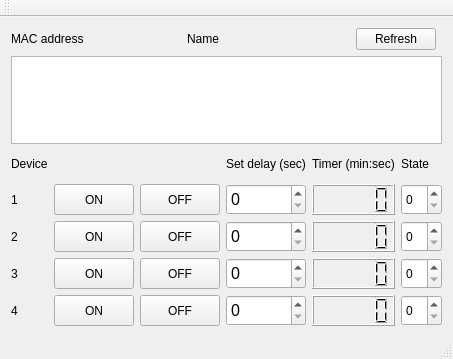
<?xml version="1.0" encoding="UTF-8"?>
<ui version="4.0">
 <class>MainWindow</class>
 <widget class="QMainWindow" name="MainWindow">
  <property name="geometry">
   <rect>
    <x>0</x>
    <y>0</y>
    <width>434</width>
    <height>359</height>
   </rect>
  </property>
  <property name="windowTitle">
   <string>Bluetooth Relay Controller</string>
  </property>
  <widget class="QWidget" name="centralWidget">
   <layout class="QGridLayout" name="gridLayout_2">
    <item row="0" column="0">
     <layout class="QHBoxLayout" name="horizontalLayout">
      <item>
       <widget class="QLabel" name="label_9">
        <property name="text">
         <string>MAC address</string>
        </property>
       </widget>
      </item>
      <item>
       <spacer name="horizontalSpacer">
        <property name="orientation">
         <enum>Qt::Horizontal</enum>
        </property>
        <property name="sizeType">
         <enum>QSizePolicy::Fixed</enum>
        </property>
        <property name="sizeHint" stdset="0">
         <size>
          <width>97</width>
          <height>20</height>
         </size>
        </property>
       </spacer>
      </item>
      <item>
       <widget class="QLabel" name="label_10">
        <property name="text">
         <string>Name</string>
        </property>
       </widget>
      </item>
      <item>
       <spacer name="horizontalSpacer_2">
        <property name="orientation">
         <enum>Qt::Horizontal</enum>
        </property>
        <property name="sizeHint" stdset="0">
         <size>
          <width>40</width>
          <height>20</height>
         </size>
        </property>
       </spacer>
      </item>
     </layout>
    </item>
    <item row="0" column="1">
     <widget class="QPushButton" name="find">
      <property name="text">
       <string>Refresh</string>
      </property>
     </widget>
    </item>
    <item row="1" column="0" colspan="3">
     <widget class="QListWidget" name="devicesList">
      <property name="font">
       <font>
        <italic>false</italic>
        <strikeout>false</strikeout>
        <stylestrategy>PreferDefault</stylestrategy>
        <kerning>true</kerning>
       </font>
      </property>
      <property name="inputMethodHints">
       <set>Qt::ImhNone</set>
      </property>
      <property name="sortingEnabled">
       <bool>true</bool>
      </property>
     </widget>
    </item>
    <item row="2" column="0" colspan="3">
     <layout class="QGridLayout" name="gridLayout">
      <item row="0" column="4" rowspan="5">
       <layout class="QVBoxLayout" name="verticalLayout_2">
        <item>
         <widget class="QLabel" name="label_8">
          <property name="text">
           <string>Timer (min:sec)</string>
          </property>
         </widget>
        </item>
        <item>
         <widget class="QLCDNumber" name="display_1">
          <property name="minimumSize">
           <size>
            <width>0</width>
            <height>31</height>
           </size>
          </property>
         </widget>
        </item>
        <item>
         <widget class="QLCDNumber" name="display_2">
          <property name="minimumSize">
           <size>
            <width>0</width>
            <height>31</height>
           </size>
          </property>
         </widget>
        </item>
        <item>
         <widget class="QLCDNumber" name="display_3">
          <property name="minimumSize">
           <size>
            <width>0</width>
            <height>31</height>
           </size>
          </property>
         </widget>
        </item>
        <item>
         <widget class="QLCDNumber" name="display_4">
          <property name="minimumSize">
           <size>
            <width>0</width>
            <height>31</height>
           </size>
          </property>
         </widget>
        </item>
       </layout>
      </item>
      <item row="1" column="2" rowspan="4">
       <layout class="QVBoxLayout" name="verticalLayout_5">
        <item>
         <widget class="QPushButton" name="off_1">
          <property name="minimumSize">
           <size>
            <width>0</width>
            <height>31</height>
           </size>
          </property>
          <property name="text">
           <string>OFF</string>
          </property>
         </widget>
        </item>
        <item>
         <widget class="QPushButton" name="off_2">
          <property name="minimumSize">
           <size>
            <width>0</width>
            <height>31</height>
           </size>
          </property>
          <property name="text">
           <string>OFF</string>
          </property>
         </widget>
        </item>
        <item>
         <widget class="QPushButton" name="off_3">
          <property name="minimumSize">
           <size>
            <width>0</width>
            <height>31</height>
           </size>
          </property>
          <property name="text">
           <string>OFF</string>
          </property>
         </widget>
        </item>
        <item>
         <widget class="QPushButton" name="off_4">
          <property name="minimumSize">
           <size>
            <width>0</width>
            <height>31</height>
           </size>
          </property>
          <property name="text">
           <string>OFF</string>
          </property>
         </widget>
        </item>
       </layout>
      </item>
      <item row="0" column="0">
       <widget class="QLabel" name="label">
        <property name="text">
         <string>Device</string>
        </property>
       </widget>
      </item>
      <item row="1" column="0">
       <widget class="QLabel" name="label_2">
        <property name="minimumSize">
         <size>
          <width>0</width>
          <height>16</height>
         </size>
        </property>
        <property name="text">
         <string>1</string>
        </property>
       </widget>
      </item>
      <item row="2" column="0">
       <widget class="QLabel" name="label_3">
        <property name="minimumSize">
         <size>
          <width>0</width>
          <height>16</height>
         </size>
        </property>
        <property name="text">
         <string>2</string>
        </property>
       </widget>
      </item>
      <item row="4" column="0">
       <widget class="QLabel" name="label_5">
        <property name="minimumSize">
         <size>
          <width>0</width>
          <height>16</height>
         </size>
        </property>
        <property name="text">
         <string>4</string>
        </property>
       </widget>
      </item>
      <item row="0" column="3" rowspan="5">
       <layout class="QVBoxLayout" name="verticalLayout_3">
        <item>
         <widget class="QLabel" name="label_6">
          <property name="text">
           <string>Set delay (sec)</string>
          </property>
         </widget>
        </item>
        <item>
         <widget class="QSpinBox" name="delay_1">
          <property name="minimumSize">
           <size>
            <width>0</width>
            <height>31</height>
           </size>
          </property>
          <property name="font">
           <font>
            <pointsize>12</pointsize>
           </font>
          </property>
          <property name="maximum">
           <number>3600</number>
          </property>
         </widget>
        </item>
        <item>
         <widget class="QSpinBox" name="delay_2">
          <property name="minimumSize">
           <size>
            <width>0</width>
            <height>31</height>
           </size>
          </property>
          <property name="font">
           <font>
            <pointsize>12</pointsize>
           </font>
          </property>
          <property name="maximum">
           <number>3600</number>
          </property>
         </widget>
        </item>
        <item>
         <widget class="QSpinBox" name="delay_3">
          <property name="minimumSize">
           <size>
            <width>0</width>
            <height>31</height>
           </size>
          </property>
          <property name="font">
           <font>
            <pointsize>12</pointsize>
           </font>
          </property>
          <property name="maximum">
           <number>3600</number>
          </property>
         </widget>
        </item>
        <item>
         <widget class="QSpinBox" name="delay_4">
          <property name="minimumSize">
           <size>
            <width>0</width>
            <height>31</height>
           </size>
          </property>
          <property name="font">
           <font>
            <pointsize>12</pointsize>
           </font>
          </property>
          <property name="maximum">
           <number>3600</number>
          </property>
         </widget>
        </item>
       </layout>
      </item>
      <item row="1" column="1" rowspan="4">
       <layout class="QVBoxLayout" name="verticalLayout_4">
        <item>
         <widget class="QPushButton" name="on_1">
          <property name="minimumSize">
           <size>
            <width>0</width>
            <height>31</height>
           </size>
          </property>
          <property name="styleSheet">
           <string notr="true">background color rgb(85, 255, 127)</string>
          </property>
          <property name="text">
           <string>ON</string>
          </property>
         </widget>
        </item>
        <item>
         <widget class="QPushButton" name="on_2">
          <property name="minimumSize">
           <size>
            <width>0</width>
            <height>31</height>
           </size>
          </property>
          <property name="text">
           <string>ON</string>
          </property>
         </widget>
        </item>
        <item>
         <widget class="QPushButton" name="on_3">
          <property name="minimumSize">
           <size>
            <width>0</width>
            <height>31</height>
           </size>
          </property>
          <property name="text">
           <string>ON</string>
          </property>
         </widget>
        </item>
        <item>
         <widget class="QPushButton" name="on_4">
          <property name="minimumSize">
           <size>
            <width>0</width>
            <height>31</height>
           </size>
          </property>
          <property name="text">
           <string>ON</string>
          </property>
         </widget>
        </item>
       </layout>
      </item>
      <item row="3" column="0">
       <widget class="QLabel" name="label_4">
        <property name="minimumSize">
         <size>
          <width>0</width>
          <height>16</height>
         </size>
        </property>
        <property name="text">
         <string>3</string>
        </property>
       </widget>
      </item>
      <item row="0" column="5" rowspan="5">
       <layout class="QVBoxLayout" name="verticalLayout">
        <item>
         <widget class="QLabel" name="label_7">
          <property name="text">
           <string>State</string>
          </property>
         </widget>
        </item>
        <item>
         <widget class="stateIndicator" name="devState_1">
          <property name="minimumSize">
           <size>
            <width>0</width>
            <height>31</height>
           </size>
          </property>
         </widget>
        </item>
        <item>
         <widget class="stateIndicator" name="devState_2">
          <property name="minimumSize">
           <size>
            <width>0</width>
            <height>31</height>
           </size>
          </property>
         </widget>
        </item>
        <item>
         <widget class="stateIndicator" name="devState_3">
          <property name="minimumSize">
           <size>
            <width>0</width>
            <height>31</height>
           </size>
          </property>
         </widget>
        </item>
        <item>
         <widget class="stateIndicator" name="devState_4">
          <property name="minimumSize">
           <size>
            <width>0</width>
            <height>31</height>
           </size>
          </property>
         </widget>
        </item>
       </layout>
      </item>
     </layout>
    </item>
   </layout>
  </widget>
  <widget class="QMenuBar" name="menuBar">
   <property name="geometry">
    <rect>
     <x>0</x>
     <y>0</y>
     <width>434</width>
     <height>21</height>
    </rect>
   </property>
  </widget>
  <widget class="QToolBar" name="mainToolBar">
   <attribute name="toolBarArea">
    <enum>TopToolBarArea</enum>
   </attribute>
   <attribute name="toolBarBreak">
    <bool>false</bool>
   </attribute>
  </widget>
  <widget class="QStatusBar" name="statusBar"/>
 </widget>
 <layoutdefault spacing="6" margin="11"/>
 <customwidgets>
  <customwidget>
   <class>stateIndicator</class>
   <extends>QSpinBox</extends>
   <header>stateindicator.h</header>
  </customwidget>
 </customwidgets>
 <resources/>
 <connections/>
</ui>
